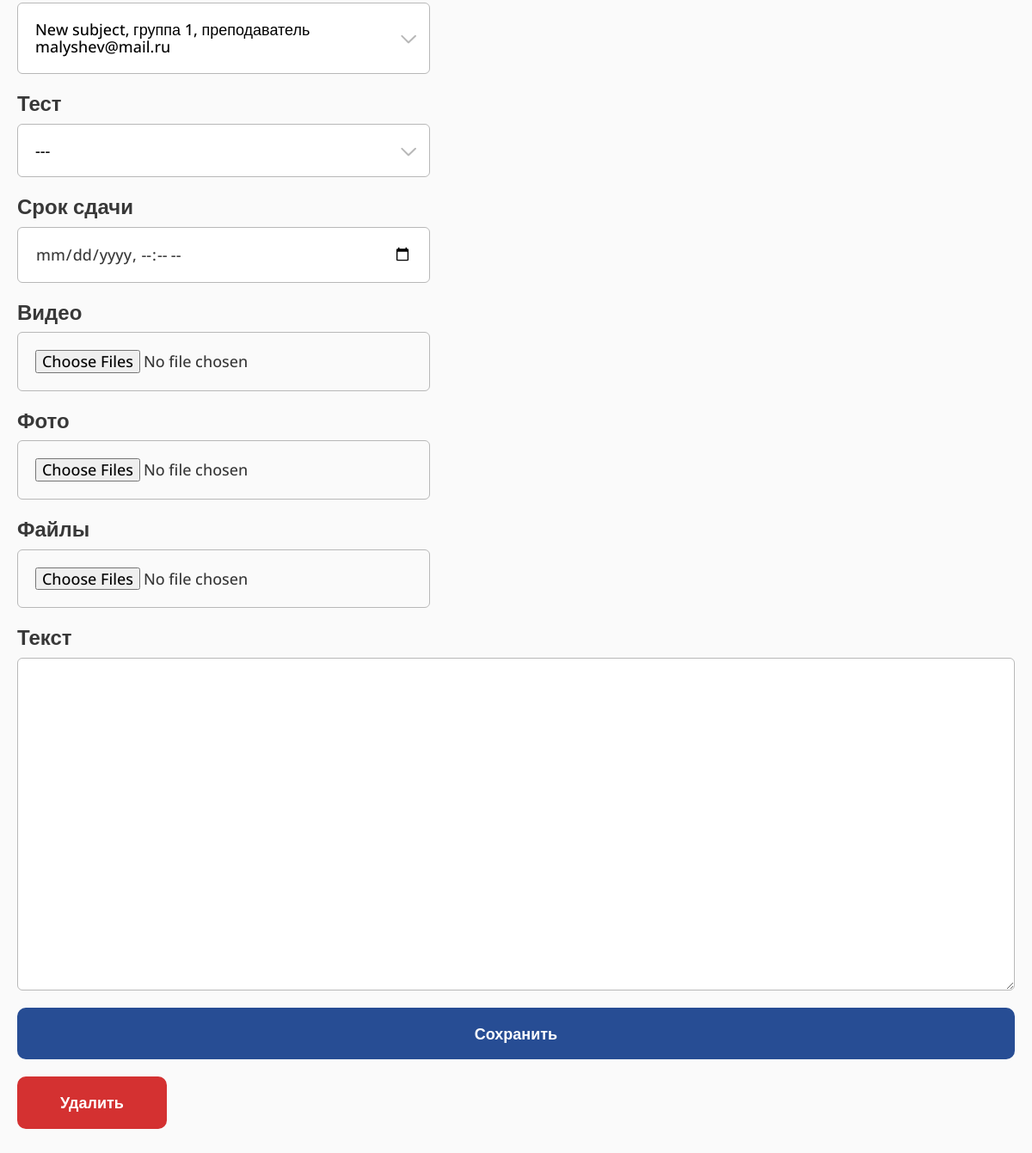
The page /lesson/1/ (signed in, lower part) on the database as committed earlier.
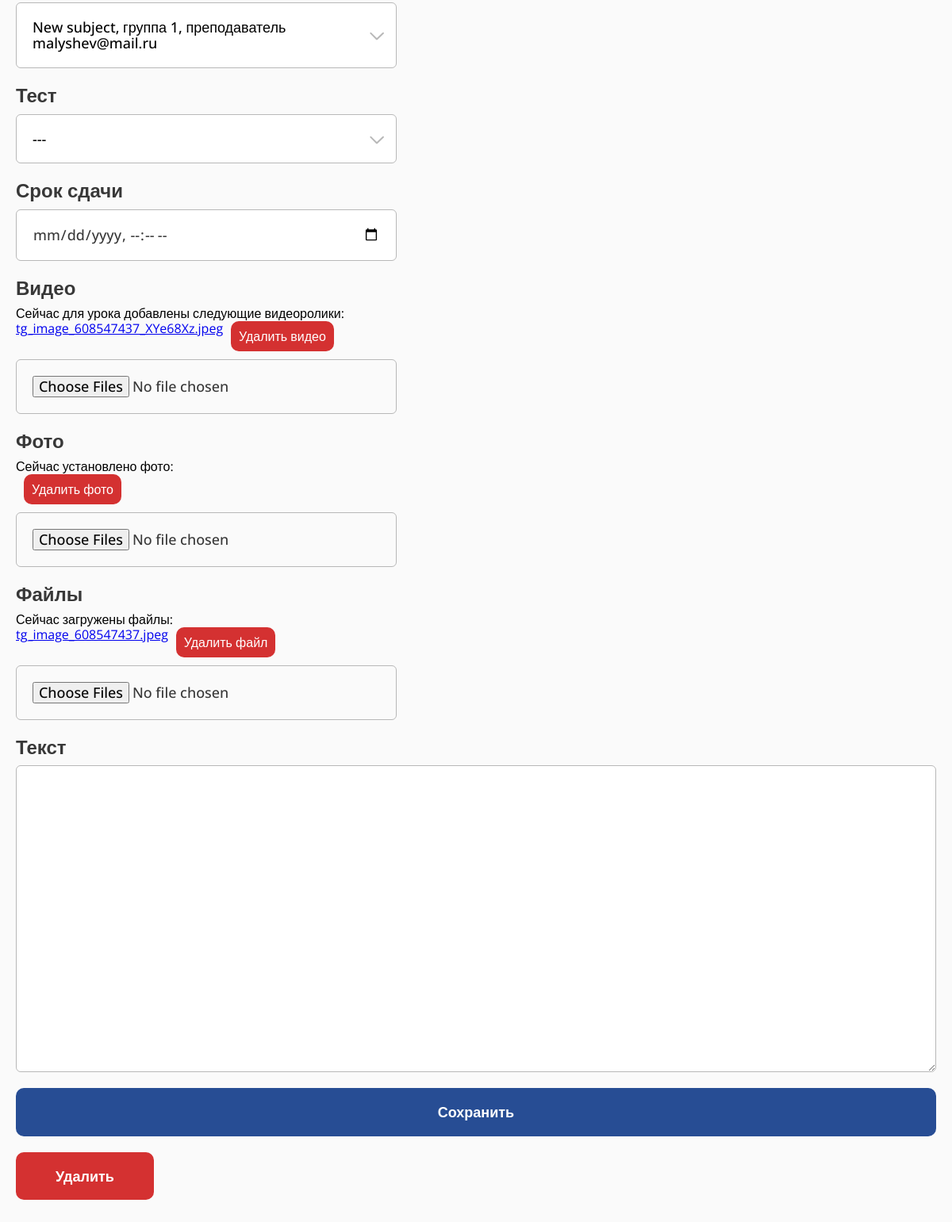
The same page on the database as committed later.
### study/models.py (models this page shows, shortened)
class LessonVideo(models.Model):
    video = models.FileField(upload_to="lessons/videos/")
    lesson = models.ForeignKey(Lesson, related_name="videos", on_delete=models.CASCADE)
    class Meta:
        verbose_name = "Видео"
        verbose_name_plural = "Видео"

class LessonPhoto(models.Model):
    photo = models.ImageField(upload_to="lessons/photos/")
    lesson = models.ForeignKey(Lesson, related_name="photos", on_delete=models.CASCADE)
    class Meta:
        verbose_name = "Фото"
        verbose_name_plural = "Фото"

class LessonFile(models.Model):
    file = models.FileField(upload_to="lessons/files/")
    lesson = models.ForeignKey(Lesson, related_name="files", on_delete=models.CASCADE)
    class Meta:
        verbose_name = "Файл"
        verbose_name_plural = "Файлы"

### study/views.py (the view, shortened to what this page needs)
# urls.py: path("lesson/<int:pk>/", views.LessonEditView.as_view(), name="lesson"),
@method_decorator(admin_only, name="dispatch")
class LessonEditView(LoginRequiredMixin, View):
    def get(self, request, pk, *args, **kwargs):
        lesson = get_object_or_404(Lesson, pk=pk)
        form = LessonForm(instance=lesson)
        subjects = TeacherGroupSubject.objects.all()
        tests = Test.objects.filter(lesson__isnull=True)
        types = Lesson.type.field.choices
        photos = lesson.photos.all()
        videos = lesson.videos.all()
        files = lesson.files.all()
        return render(request, "study/lesson/edit.html", {
            "form": form,
            "lesson": lesson,
            "subjects": subjects,
            "tests": tests,
            "types": types,
            "photos": photos,
            "videos": videos,
            "files": files,
        })

### study/forms.py
class LessonForm(forms.ModelForm):
    photos = forms.ImageField(label="Фото", required=False)
    videos = forms.FileField(label="Видео", required=False)
    files = forms.FileField(label="Файлы", required=False)
    class Meta:
        model = Lesson
        fields = ("name", "type", "subject", "test", "text", "deadline")
        labels = {
            "name": "Название",
            "type": "Тип занятия",
            "subject": "Дисциплина",
            "test": "Тест",
            "text": "Текст",
            "deadline": "Срок сдачи"
        }
    def __init__(self, *args, **kwargs):
        super(LessonForm, self).__init__(*args, **kwargs)
        for visible in self.visible_fields():
            visible.field.widget.attrs['class'] = 'form__input'
        self.fields["text"].widget.attrs['class'] = 'form__input full-w'
        self.fields["photos"].widget.attrs['multiple'] = True
        self.fields["videos"].widget.attrs['multiple'] = True
        self.fields["files"].widget.attrs['multiple'] = True

### study/models.py (called while the page is built)
    def __str__(self):
        return f"{self.subject.name}, группа {self.group.number}, преподаватель {self.teacher}"

    def __str__(self):
        return self.name

### study/templates/study/lesson/edit.html (shortened to what this page needs)
{% extends "base.html" %}
{% load util %}
{% load static %}
{% block extra_css %}
<link rel="stylesheet" href="{% static 'css/select.css' %}">
<link rel="stylesheet" href="{% static 'css/table.css' %}">
{% endblock %}
{% block content %}
<section class="section-teachers mt-40">
    <form action="." method="POST" class="form form_left form_full-w mt-40" enctype="multipart/form-data">
        <div class="form__item">
            <div class="form__input select" role="close">
                <div class="select__selected">{{ lesson.subject|default_if_none:"---" }}</div>
                <div class="select__icon">
                </div>
            </div>
        </div>
        <div class="form__item">
            <label for="{{ form.test.id_for_label }}" class="form__label">{{ form.test.label }}</label>
            <div class="form__input select" role="close">
                <div class="select__selected">{{ lesson.test|default_if_none:"---" }}</div>
                <div class="select__icon">
                </div>
            </div>
        </div>
        <div class="form__item">
            <label for="{{ form.deadline.id_for_label }}" class="form__label">{{ form.deadline.label }}</label>
            {{ form.deadline }}
        </div>
        <div class="form__item">
            <label for="{{ form.videos.id_for_label }}" class="form__label">{{ form.videos.label }}</label>
            {% if videos %}
            <p>
                Сейчас для урока добавлены следующие видеоролики: <br>
                {% for video in videos %}
                <div style="display: flex; align-items: flex-start; gap: 10px; margin-bottom: 10px;">
                    <a href="{{ video.video.url }}">{{ video.video|cut:"lessons/videos/" }}</a>
                    <a href="{% url 'lesson-remove-video' video.pk %}" class="btn btn-table btn_red confirm">Удалить видео</a>
                </div>
                {% endfor %}
            </p>
            {% endif %}
            {{ form.videos }}
        </div>
        <div class="form__item">
            <label for="{{ form.photos.id_for_label }}" class="form__label">{{ form.photos.label }}</label>
            {% if photos %}
            <p>
                Сейчас установлено фото: <br>
                {% for photo in photos %}
                <div style="display: flex; align-items: flex-start; gap: 10px; margin-bottom: 10px;">
                    <a href="{% url 'lesson-remove-photo' photo.pk %}" class="btn btn-table btn_red confirm">Удалить фото</a>
                </div>
                {% endfor %}
            </p>
            {% endif %}
            {{ form.photos }}
        </div>
        <div class="form__item">
            <label for="{{ form.files.id_for_label }}" class="form__label">{{ form.files.label }}</label>
            {% if files %}
            <p>
                Сейчас загружены файлы: <br>
                {% for file in files %}
                <div style="display: flex; align-items: flex-start; gap: 10px; margin-bottom: 10px;">
                    <a href="{{ file.file.url }}">{{ file.file|cut:"lessons/files/" }}</a>
                    <a href="{% url 'lesson-remove-file' file.pk %}" class="btn btn-table btn_red confirm">Удалить файл</a>
                </div>
                {% endfor %}
            </p>
            {% endif %}
            {{ form.files }}
        </div>
        <div class="form__item">
            <label for="{{ form.text.id_for_label }}" class="form__label">{{ form.text.label }}</label>
            {{ form.text }}
        </div>
        <div class="form__item">
            <button type="submit" class="btn">Сохранить</button>
        </div>
        <div class="form__item">
            <a href="{% url 'lesson-delete' lesson.pk %}" class="btn btn_red confirm submit">Удалить</a>
        </div>
    </form>
</section>
{% endblock %}

Rows that differ between the two databases and show on the page:
added LessonVideo: video "tg_image_608547437_XYe68Xz.jpeg"
added LessonFile: file "tg_image_608547437.jpeg"
Other text that changed with them:
text now shown: "Сейчас для урока добавлены следующие видеоролики: Сейчас установлено фото: Сейчас загружены файлы:"
